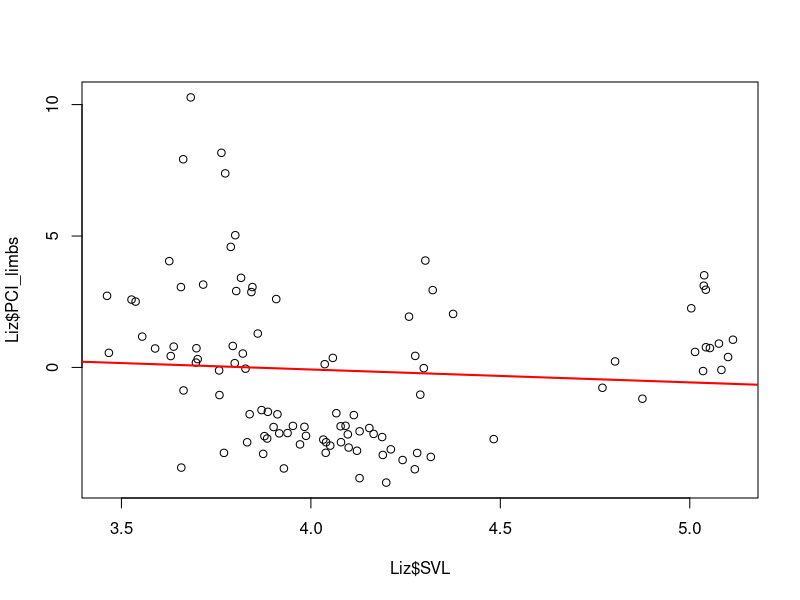
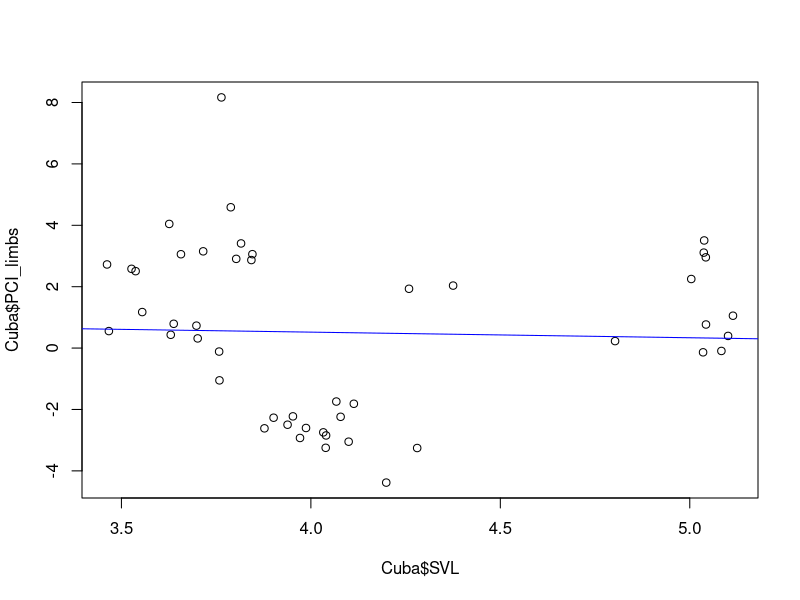
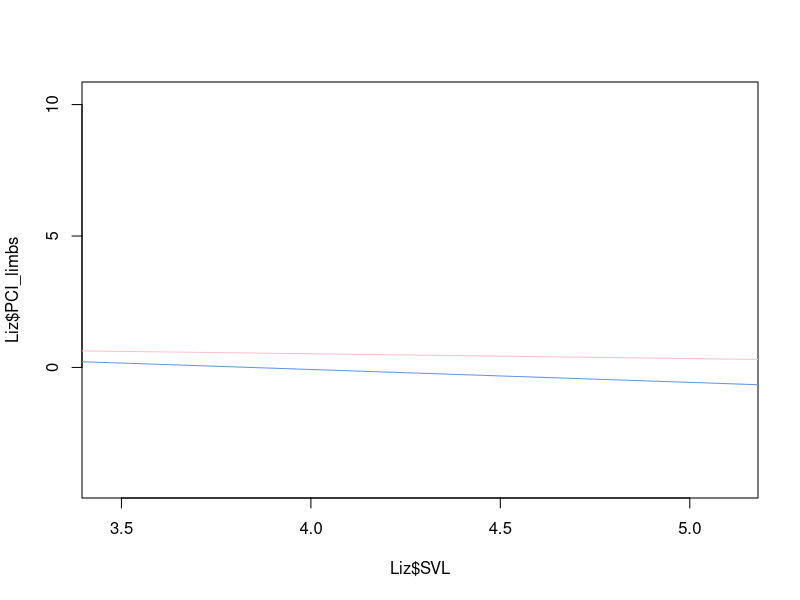

Write the R code that produced these figures, in order.
getwd()
list.files()

#Read in the lizard data, tell it where the missing data is.
#Bring in the species names as row names.
Liz<-read.csv("anolisData.csv", na.strings="?", row.names=1)

str(Liz)
Liz

#Plot the data
plot(Liz$SVL, Liz$PCI_limbs)

#best fit line using linear models
Fit<-lm(Liz$PCI_limbs~Liz$SVL)
abline(Fit, col="red", lwd=2)
summary(Fit)

Cuba<-subset(Liz, subset=Island=="Cuba")

plot(Cuba$SVL, Cuba$PCI_limbs)

FitCuba<-lm(Cuba$PCI_limbs~Cuba$SVL)
abline(FitCuba, col="blue")
summary(FitCuba)

MyCols<-c("black", "red", "blue", "darkgreen")
plot(Liz$SVL, Liz$PCI_limbs, col=MyCols[unclass(Liz$Island)], pch=16)
abline(Fit, col="cornflowerblue")
abline(FitCuba, col="pink")
